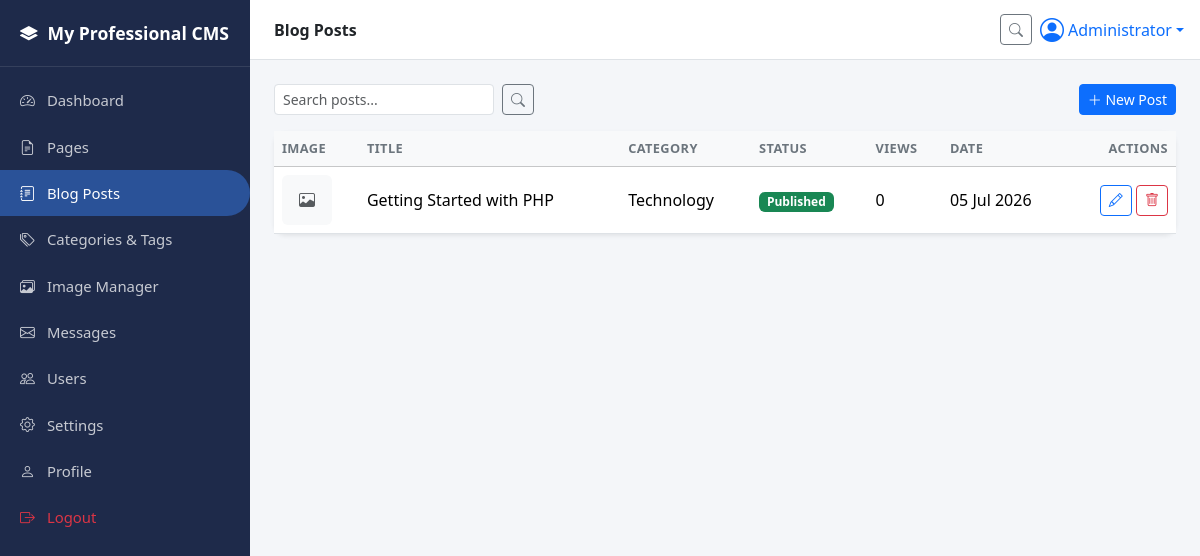
/admin/blogs.php (signed in), run on the app's committed database.
### tables this page shows
CREATE TABLE IF NOT EXISTS `blog_posts` (
  `id` INT(11) NOT NULL AUTO_INCREMENT,
  `title` VARCHAR(200) NOT NULL,
  `slug` VARCHAR(200) NOT NULL UNIQUE,
  `excerpt` VARCHAR(500) DEFAULT NULL,
  `content` LONGTEXT,
  `category_id` INT(11) DEFAULT NULL,
  `featured_image` VARCHAR(255) DEFAULT NULL,
  `meta_title` VARCHAR(200) DEFAULT NULL,
  `meta_description` VARCHAR(300) DEFAULT NULL,
  `status` ENUM('published','draft') NOT NULL DEFAULT 'draft',
  `views` INT(11) NOT NULL DEFAULT 0,
  `created_by` INT(11) DEFAULT NULL,
  `created_at` TIMESTAMP NOT NULL DEFAULT CURRENT_TIMESTAMP,
  `updated_at` TIMESTAMP NOT NULL DEFAULT CURRENT_TIMESTAMP ON UPDATE CURRENT_TIMESTAMP,
  PRIMARY KEY (`id`),
  KEY `fk_blog_category` (`category_id`),
  KEY `fk_blog_user` (`created_by`),
  CONSTRAINT `fk_blog_category` FOREIGN KEY (`category_id`) REFERENCES `categories`(`id`) ON DELETE SET NULL,
  CONSTRAINT `fk_blog_user` FOREIGN KEY (`created_by`) REFERENCES `users`(`id`) ON DELETE SET NULL
);

CREATE TABLE IF NOT EXISTS `categories` (
  `id` INT(11) NOT NULL AUTO_INCREMENT,
  `name` VARCHAR(100) NOT NULL,
  `slug` VARCHAR(100) NOT NULL UNIQUE,
  `created_at` TIMESTAMP NOT NULL DEFAULT CURRENT_TIMESTAMP,
  PRIMARY KEY (`id`)
);

### includes/functions.php (called while the page is built, shortened)
<?php
function e($string) {
    return htmlspecialchars($string ?? '', ENT_QUOTES, 'UTF-8');
}
function clean($value) {
    return trim(strip_tags($value ?? ''));
}
function format_date($date, $format = 'd M Y') {
    return date($format, strtotime($date));
}
function paginate($totalRows, $perPage, $currentPage) {
    $totalPages = max(1, (int)ceil($totalRows / $perPage));
    $currentPage = max(1, min($currentPage, $totalPages));
    $offset = ($currentPage - 1) * $perPage;
    return compact('totalPages', 'currentPage', 'offset');
}

### admin/blogs.php (the view, shortened to what this page needs)
<?php
require_once __DIR__ . '/../includes/functions.php';
$search = clean($_GET['q'] ?? '');
$perPage = 10;
$currentPage = max(1, (int)($_GET['page'] ?? 1));
$where = [];
$params = [];
$whereSql = $where ? 'WHERE ' . implode(' AND ', $where) : '';
$total = $pdo->prepare("SELECT COUNT(*) FROM blog_posts b $whereSql");
$total->execute($params);
$totalRows = (int)$total->fetchColumn();
$p = paginate($totalRows, $perPage, $currentPage);
$stmt = $pdo->prepare("
    SELECT b.*, c.name AS category_name
    FROM blog_posts b
    LEFT JOIN categories c ON c.id = b.category_id
    $whereSql
    ORDER BY b.created_at DESC LIMIT $perPage OFFSET {$p['offset']}
");
$stmt->execute($params);
$posts = $stmt->fetchAll();
include __DIR__ . '/includes/header.php';
?>
<div class="d-flex justify-content-between align-items-center mb-3 flex-wrap gap-2">
  <form class="d-flex" method="GET">
    <input type="text" name="q" class="form-control form-control-sm me-2" placeholder="Search posts..." value="<?= e($search) ?>">
    <button class="btn btn-sm btn-outline-secondary"><i class="bi bi-search"></i></button>
  </form>
  <a href="blog-add.php" class="btn btn-primary btn-sm"><i class="bi bi-plus-lg"></i> New Post</a>
</div>
<div class="card shadow-sm">
  <div class="table-responsive">
    <table class="table align-middle mb-0">
      <thead class="table-light">
        <tr><th>Image</th><th>Title</th><th>Category</th><th>Status</th><th>Views</th><th>Date</th><th class="text-end">Actions</th></tr>
      </thead>
      <tbody id="blogsTable">
        <?php foreach ($posts as $row): ?>
        <tr id="blog-row-<?= $row['id'] ?>">
          <td>
            <?php if ($row['featured_image']): ?>
              <img src="<?= BASE_URL . '/' . e($row['featured_image']) ?>" style="width:50px;height:50px;object-fit:cover;border-radius:6px;">
            <?php else: ?>
              <div class="bg-light rounded d-flex align-items-center justify-content-center" style="width:50px;height:50px;"><i class="bi bi-image text-muted"></i></div>
            <?php endif; ?>
          </td>
          <td><?= e($row['title']) ?></td>
          <td><?= e($row['category_name'] ?? '-') ?></td>
          <td>
            <span class="badge status-badge <?= $row['status'] === 'published' ? 'bg-success' : 'bg-secondary' ?>" data-id="<?= $row['id'] ?>" style="cursor:pointer" title="Click to toggle">
              <?= ucfirst($row['status']) ?>
            </span>
          </td>
          <td><?= (int)$row['views'] ?></td>
          <td><?= format_date($row['created_at']) ?></td>
          <td class="text-end">
            <a href="blog-edit.php?id=<?= $row['id'] ?>" class="btn btn-sm btn-outline-primary"><i class="bi bi-pencil"></i></a>
            <button class="btn btn-sm btn-outline-danger btn-delete-blog" data-id="<?= $row['id'] ?>"><i class="bi bi-trash"></i></button>
          </td>
        </tr>
        <?php endforeach; ?>
      </tbody>
    </table>
  </div>
</div>
<?php include __DIR__ . '/includes/footer.php'; ?>

### assets/css/admin.css (style rules this page uses)
:root { --sidebar-width: 250px; --primary-dark: #1e2a4a; --primary-accent: #2a5298; }
body { background: #f4f6f9; font-family: 'Segoe UI', Roboto, Arial, sans-serif; }
.card { border: none; border-radius: 12px; }
.table thead th { font-size: .8rem; text-transform: uppercase; letter-spacing: .03em; color: #6c757d; }

### data on the page
blog_posts: title "Getting Started with PHP", category.name "Technology", status "Published", views "0", created_at "05 Jul 2026"

### other printed values
setting('site_name', SITE_NAME_DEFAULT) "My Professional CMS"
$pageTitle "Blog Posts"
$_SESSION['user_name'] "Administrator"
